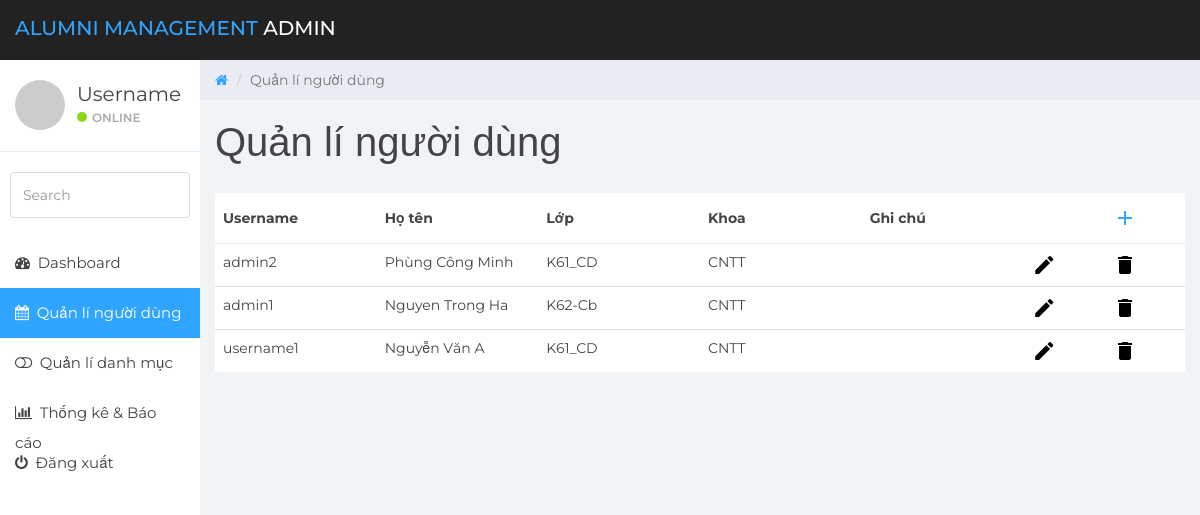
/admin/view/quanlinguoidung.php (signed in), run on the app's committed database.
### tables this page shows
CREATE TABLE `user` (
  `userID` int(11) NOT NULL,
  `username` varchar(255) NOT NULL,
  `password` varchar(255) NOT NULL,
  `isuser` tinyint(1) DEFAULT NULL,
  `isadmin` tinyint(1) DEFAULT NULL,
  `lastLoginTime` date DEFAULT NULL
);

CREATE TABLE `cuu_sv` (
  `csv_id` int(11) NOT NULL,
  `hoten` varchar(255) NOT NULL,
  `email` varchar(50) NOT NULL,
  `huyenid` int(11) NOT NULL,
  `anh` varchar(50) DEFAULT NULL,
  `lopid` int(11) NOT NULL,
  `userid` int(11) NOT NULL,
  `sdt` varchar(255) DEFAULT NULL,
  `ngaysinh` date NOT NULL
);

CREATE TABLE `lop` (
  `lopID` int(11) NOT NULL,
  `tenlop` varchar(255) NOT NULL,
  `khoaID` int(11) NOT NULL,
  `ka` int(11) NOT NULL COMMENT 'k61, k60, k59',
  `kichhoat` tinyint(1) DEFAULT '0'
);

CREATE TABLE `khoa` (
  `khoaID` int(11) NOT NULL,
  `kichhoat` tinyint(1) DEFAULT '0',
  `tenkhoa` varchar(255) NOT NULL
);

### model/database.php (called while the page is built, shortened)
<?php
class database{
    var $_dbh= '';
    var $_sql= '';
    public function database($_sql = 'set names "utf8"'){
        $this->_dbh = new PDO('mysql:host=localhost:3306; dbname=qlcsv','root','');
        $this->_dbh->query('set names "utf8"');
    }
	public function setQuery($sql){
        $this->_sql=$sql;
    }
    public function execute($options=array()){
        $this->_cursor=$this->_dbh->prepare($this->_sql);
        $this->_cursor->execute();
        return $this->_cursor;
    }
    public function loadAllRows($options=array()){
        if(!$options){
            if(!$result=$this->execute())
            return false;
        }
        else{
            if(!$result=$this->execute($options))
            return false;
        }
        return $result->fetchAll(PDO::FETCH_OBJ);
    }
}
?>

### admin/controller/c_admin.php (called while the page is built, shortened)
<?php
include("../../model/m_admin.php");
class c_admin{
    public function quanlinguoidung(){
        $m_danhmuc=new m_admin();
        $listnguoidung= $m_danhmuc->getnguoidung();
        return array('listnguoidung'=>$listnguoidung);
    }
}
?>

### model/m_admin.php (called while the page is built, shortened)
<?php
include('database.php');
class m_admin extends database{
    function getnguoidung(){
        $sql="select user.*, cuu_sv.*,lop.tenlop, khoa.tenkhoa from
        user left join cuu_sv on user.userID=cuu_sv.userID left join lop on cuu_sv.lopID=lop.lopID
        left join khoa on lop.khoaID=khoa.khoaID
        order by user.userID DESC";
        return $this->loadAllRows();
    }
}
?>

### admin/view/quanlinguoidung.php (the view, shortened to what this page needs)
<?php
include('../controller/c_admin.php');
$c_admin=new c_admin();
$noidung=$c_admin->quanlinguoidung();
$listnguoidung=$noidung['listnguoidung'];
?>
<!DOCTYPE html>
<html>
<head>
	<link rel="stylesheet" href="../../public/admin/css/adduser.css">
	<link href="../../public/admin/css/bootstrap.min.css" rel="stylesheet">
	<link href="../../public/admin/css/font-awesome.min.css" rel="stylesheet">
	<link href="../../public/admin/css/datepicker3.css" rel="stylesheet">
	<link href="../../public/admin/css/styles.css" rel="stylesheet">
</head>
<body>
	<nav class="navbar navbar-custom navbar-fixed-top" role="navigation">
		<div class="container-fluid">
			<div class="navbar-header">
				<a class="navbar-brand" href="#"><span>Alumni Management</span> Admin</a>
			</div>
		</div>
	</nav>
	<div id="sidebar-collapse" class="col-sm-3 col-lg-2 sidebar">
		<div class="profile-sidebar">
			<div class="profile-userpic">
				<img src="http://placehold.it/50/30a5ff/fff" class="img-responsive" alt="">
			</div>
			<div class="profile-usertitle">
				<div class="profile-usertitle-name">Username</div>
				<div class="profile-usertitle-status"><span class="indicator label-success"></span>Online</div>
			</div>
		</div>
		<form role="search">
			<div class="form-group">
				<input type="text" class="form-control" placeholder="Search">
			</div>
		</form>
		<ul class="nav menu">
			<li><a href="dashboard.php"><em class="fa fa-dashboard">&nbsp;</em> Dashboard</a></li>
			<li class="active"><a href="quanlinguoidung.php"><em class="fa fa-calendar">&nbsp;</em> Quản lí người dùng </a></li>
			<li><a href="quanlidanhmuc.php"><em class="fa fa-toggle-off">&nbsp;</em> Quản lí danh mục</a></li>
			<li><a href="thongkebaocao.php"><em class="fa fa-bar-chart">&nbsp;</em> Thống kê &amp; Báo cáo</a></li>
			<li><a href="login.php"><em class="fa fa-power-off">&nbsp;</em> Đăng xuất</a></li>
		</ul>
	</div>
	<div class="col-sm-9 col-sm-offset-3 col-lg-10 col-lg-offset-2 main">
		<div class="row">
			<ol class="breadcrumb">
				<li><a href="#">
						<em class="fa fa-home"></em>
					</a></li>
				<li class="active">Quản lí người dùng</li>
			</ol>
		</div>
		<div class="row">
			<div class="col-sm-12">
				<h1 class="page-header" style="font-family:Helvetica, Arial, sans-serif">Quản lí người dùng</h1>
			</div>
		</div>
		<div class="table">
			<table class="table">
				<thead>
					<tr>
						<th class="col-sm-2">Username</th>
						<th class="col-sm-2">Họ tên</th>
						<th class="col-sm-2">Lớp</th>
						<th class="col-sm-2">Khoa</th>
						<th class="col-sm-2">Ghi chú</th>
						<th class="col-sm-1">&nbsp;</th>
						<th class="col-sm-1">
							<button id="add-user" onclick="addClick();" class="material-icons btn" style="padding:0px; color: black; background-color: white"><a href="themuser.php">add</a></button>
						</th>
					</tr>
				</thead>
				<tbody>
				<?php
				foreach($listnguoidung as $user){
				?>
					<tr>
						<td class="col-sm-2"><?=$user->username?></td>
						<td class="col-sm-2"><?=$user->hoten?></td>
						<td class="col-sm-2"><?=$user->tenlop?></td>
						<td class="col-sm-2"><?=$user->tenkhoa?></td>
						<td class="col-sm-2">&nbsp;</td>
						<td class="col-sm-1"><button id="edit-user" class="material-icons btn" style="padding:0px; color: black; background-color: white"><a href="edit.php" style="color:black">edit</a></button></td>
						<td class="col-sm-1"><button id="delete-user" class="material-icons btn" style="padding:0px; color: black; background-color: white" onclick="deleteRowNow();" >delete</button></td>
					</tr>
					<?php
				}
					?>
				</tbody>
			</table>
		</div>
	</div>
</body>
</html>

### public/Admin/css/styles.css (style rules this page uses)
body { background: #f1f4f7; padding-top: 60px; font-size: 14px; color: #444444; font-family: "Montserrat", "Helvetica Neue", Helvetica, Arial, sans-serif; }
a, a:hover, a:focus { color: #30a5ff; }
h1, h2, h3, h4, h5, h6 { color: #444444; }
h1 { font-weight: 300; font-size: 40px; }
input.form-control { border: 1px solid #ddd; box-shadow: none; height: 46px; }
.navbar-custom { background: #222; height: 60px; }
.navbar-header .navbar-brand { color: #fff; font-size: 20px; text-transform: uppercase; font-weight: 500; height: 60px; padding-top: 18px; }
.navbar-header .navbar-brand span { color: #30a5ff; }
.label-success { background-color: #8ad919; }
.navbar { border: 0; }
.sidebar { display: block; padding: 0; display: none; box-shadow: none; background: #fff; }
.sidebar ul { margin: 20px 0px; }
.sidebar form { padding: 10px 0 0 0; margin: 10px 10px 20px 10px; }
@media (min-width: 768px) { .sidebar { display: block; position: fixed; top: 60px; bottom: 0; left: 0; z-index: 1000; display: block; margin: 0; padding: 0; overflow-x: hidden; overflow-y: auto; } }
@media (min-width: 768px) { .navbar-header { width: 100%; } }
.sidebar ul.nav .active a, .sidebar ul.nav li.parent a.active, .sidebar ul.nav .active > a:hover, .sidebar ul.nav li.parent a.active:hover, .sidebar ul.nav .active > a:focus, .sidebar ul.nav li.parent a.active:focus { color: #fff; background-color: #30a5ff; }
.sidebar ul.nav li a { height: 50px; font-size: 15px; line-height: 2em; color: #444444; }
.profile-sidebar { padding: 10px 0; border-bottom: 1px solid #e9ecf2; }
.indicator { width: 10px; height: 10px; display: inline-block; border-radius: 9999px; margin-right: 5px; }
.profile-userpic img { float: left; margin: 10px 0px 0px 15px; width: 50px; height: 50px; border-radius: 9999px !important; }
.profile-usertitle { float: left; text-align: left; margin: 10px 0 0 12px; }
.profile-usertitle-name { font-size: 20px; margin-bottom: 0px; }
.profile-usertitle-status { text-transform: uppercase; color: #AAA; font-size: 12px; font-weight: 600; margin-bottom: 15px; }
.breadcrumb { border-radius: 0; padding: 10px 15px 10px 15px; background: #e9ecf2; margin: 0; }
h1.page-header { margin-top: 20px; border-bottom: 0; }
.table { background: #fff; }
.table > thead > tr > th { border-bottom: 1px solid #e6e7e8; vertical-align: middle; height: 50px; }

### data on the page
user: username "admin2", cuu_sv.hoten "Phùng Công Minh", lop.tenlop "K61_CD", khoa.tenkhoa "CNTT"
user: username "admin1", cuu_sv.hoten "Nguyen Trong Ha", lop.tenlop "K62-Cb", khoa.tenkhoa "CNTT"
user: username "username1", cuu_sv.hoten "Nguyễn Văn A", lop.tenlop "K61_CD", khoa.tenkhoa "CNTT"
